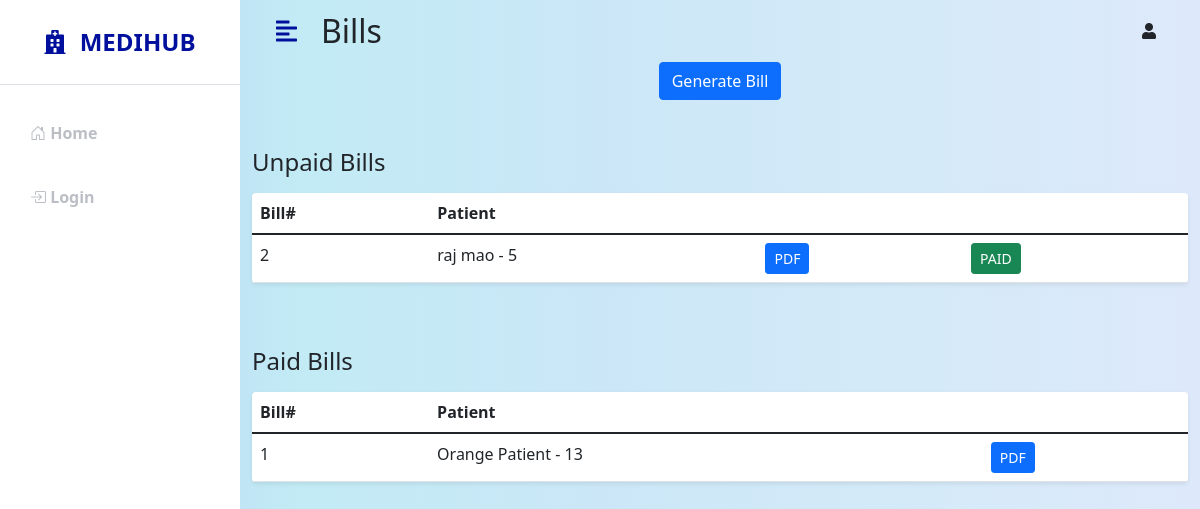
/adminapp/bills/, run on an earlier commit of the app's database.
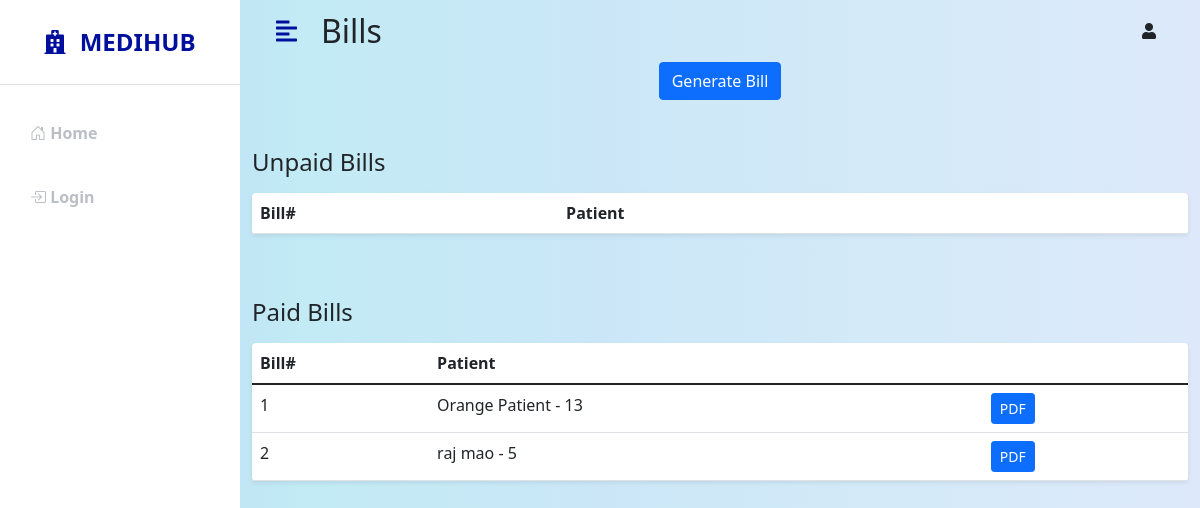
And on a later commit of the database.
### hospital/models.py (models this page shows, shortened)
class Bill(models.Model):
    patient = models.ForeignKey(Patient, on_delete=models.SET_NULL, null=True, blank=True)
    total = models.IntegerField(default=0)
    paid = models.BooleanField(default=False)
    date = models.DateField(auto_now_add=True)

class Patient(models.Model):
    GENDER_CHOICES = [
        ('M', 'Male'),
        ('F', 'Female'),
        ('X', 'Other'),
    ]
    user = models.OneToOneField(User, on_delete=models.CASCADE, null=True, blank=True)
    first_name = models.CharField(max_length=50, null=True, blank=True)
    last_name = models.CharField(max_length=50, null=True, blank=True)
    gender = models.CharField(max_length=1, choices=GENDER_CHOICES, null=True, blank=True)
    dob = models.DateField(null=True, blank=True)
    phone = models.CharField(max_length=10, null=True, blank=True)
    address = models.TextField(max_length=400, null=True, blank=True)
    email = models.CharField(max_length=100, null=True, blank=True)
    def __str__(self):
        return f'{self.first_name} {self.last_name} - {self.id}'

### adminapp/views.py (the view)
# urls.py: path('bills/', views.billListView, name='admin-bills'),
def billListView(request):
    unpaid_bills = Bill.objects.filter(paid=False)
    paid_bills = Bill.objects.filter(paid=True)
    context = {
        'unpaid_bills': unpaid_bills,
        'paid_bills': paid_bills,
    }
    return render(request, 'adminapp/bill_list.html', context)

### adminapp/templates/adminapp/bill_list.html
{% extends 'adminapp/base.html' %}
{% block content %}
<div class="container-fluid" id="page-content-wrapper">
    <nav class="navbar navbar-expand-lg navbar-light bg-transparent py-1 px-4">
        <div class="d-flex align-items-center justify-content-end">
            <i class="fas fa-align-left primary-text fs-4 me-3" id="menu-toggle"></i>
            <h2 class="fs-2 m-2">Bills</h2>
        </div>
        <div class="collapse navbar-collapse" id="navbarSupportedContent">
            <ul class="navbar-nav ms-auto mb-2 mb-lg-0">
                <li class="nav-item dropdown">
                        <i class="fas fa-user me-2"></i>{{user.username}}
                </li>
            </ul>
        </div>
    </nav>
    <h3 class="fs-4 mb-3 text-center"><a class="btn btn-primary"style="text-decoration:none !important"href="{% url 'generate-bill' %}">Generate Bill</a></h3>
    <div class="row my-5">
        <h3 class="fs-4 mb-3">Unpaid Bills</h3>
        <div class="col">
            <table class="table bg-white rounded shadow-sm  table-hover">
                <thead>
                    <tr>
                        <th scope="col">Bill# </th>
                        <th scope="col">Patient</th>
                        <th scope="col"></th>
                        <th scope="col"></th>
                    </tr>
                </thead>
                <tbody>
                    {% for bill in unpaid_bills %}
                    <tr>
                        <td>{{bill.id}}</td>
                        <td>{{bill.patient}}</td>
                        <td><a class="btn btn-primary btn-sm" href="{% url 'admin-bill' bill.id %}" target="_blank">PDF</a></td>
                        <td><a class="btn btn-success btn-sm"href="{% url 'bill-set-paid' bill.id %}">PAID</a></td>
                    </tr>
                    {% endfor %}
                </tbody>
            </table>
        </div>
    </div>
    <div class="row my-5">
        <h3 class="fs-4 mb-3">Paid Bills</h3>
        <div class="col">
            <table class="table bg-white rounded shadow-sm  table-hover">
                <thead>
                    <tr>
                        <th scope="col">Bill# </th>
                        <th scope="col">Patient</th>
                        <th scope="col"></th>
                    </tr>
                </thead>
                <tbody>
                    {% for bill in paid_bills %}
                    <tr>
                        <td>{{bill.id}}</td>
                        <td>{{bill.patient}}</td>
                        <td><a class="btn btn-primary btn-sm" href="{% url 'admin-bill' bill.id %}" target="_blank">PDF</a></td>
                    </tr>
                    {% endfor %}
                </tbody>
            </table>
        </div>
    </div>
</div>
{% endblock %}

What changed in the data, as far as the page shows it:
changed Bill "raj mao - 5": moves from the list under "Unpaid Bills" to the list under "Paid Bills"
